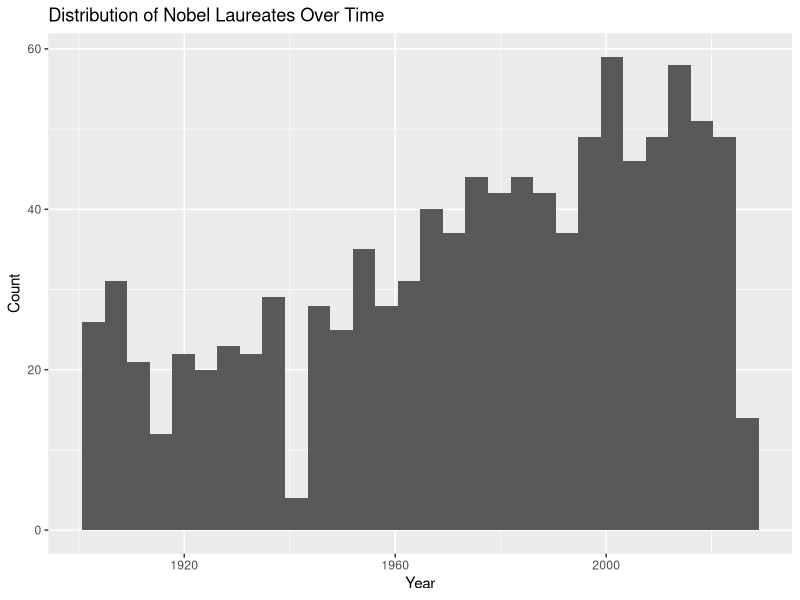
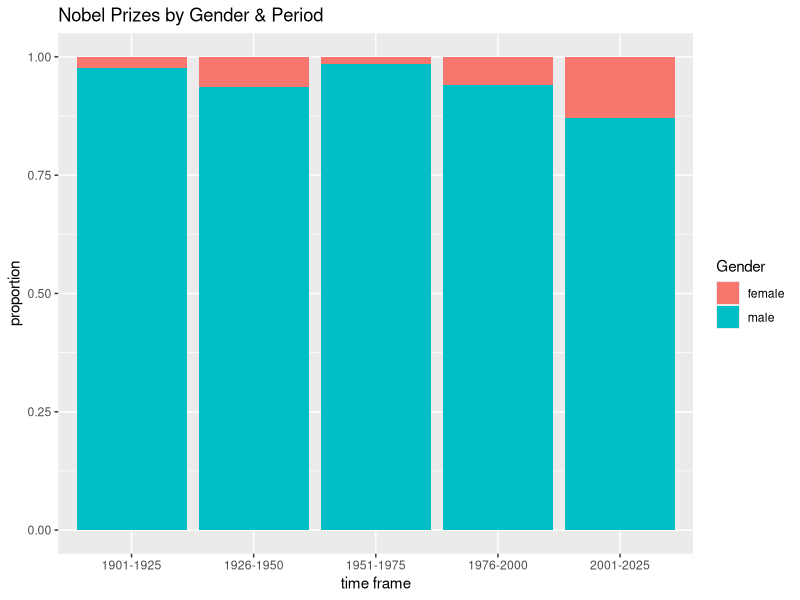
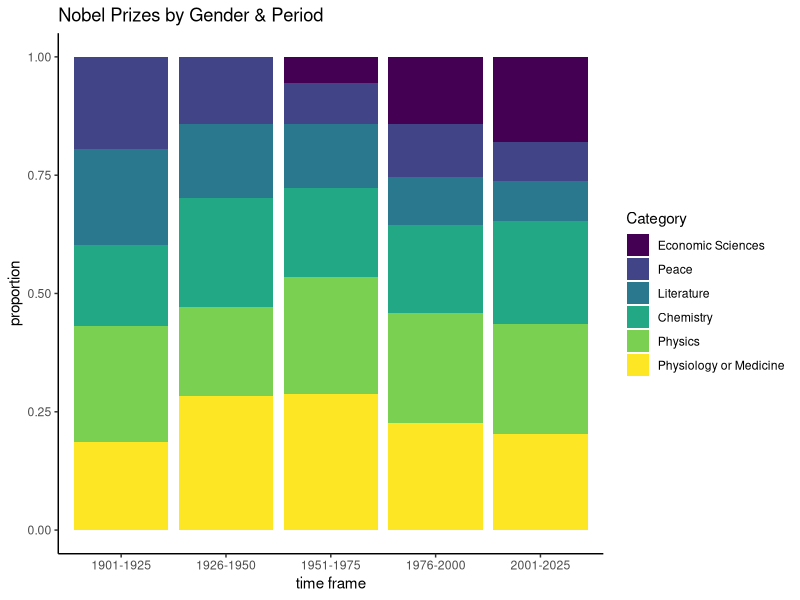

The R script that drew these images, in order: (Note: this script raises an error after producing the figures.)
## ---- chunk 1
knitr::opts_chunk$set(echo = TRUE)
library(tidyverse)
library(ggplot2)
## ---- chunk 2
library(tidyverse)

Nobel <- read_csv("Nobel_final_Data.csv")

ggplot(Nobel, aes(x = Prize_year)) +
  geom_histogram() +
  labs(
    title = "Distribution of Nobel Laureates Over Time",
    x = "Year",
    y = "Count")
## ---- chunk 3
library(ggplot2)
library(dplyr)

nobel <- Nobel |>
  mutate(Cent = case_when(
    Prize_year >= 1901 & Prize_year <= 1925 ~ "1901-1925",
    Prize_year >= 1926 & Prize_year <= 1950 ~ "1926-1950",
    Prize_year >= 1951 & Prize_year <= 1975 ~ "1951-1975",
    Prize_year >= 1976 & Prize_year <= 2000 ~ "1976-2000",
    Prize_year >= 2001 & Prize_year <= 2025 ~ "2001-2025"
  )) |>
  drop_na(Gender)

ggplot(nobel, aes(x = Cent, fill = Gender)) +
  geom_bar(position = "fill") +
  labs(title = "Nobel Prizes by Gender & Period", x = "time frame", y = "proportion")
## ---- chunk 4
library(ggplot2)
library(dplyr)

nobel <- nobel |>
  mutate(Category = fct_rev(fct_infreq(Category)))

ggplot(nobel, aes(x = Cent, fill = Category)) +
  geom_bar(position = "fill") +
  labs(title = "Nobel Prizes by Gender & Period", x = "time frame", y = "proportion") +
  theme_classic() +
  scale_fill_viridis_d()
## ---- chunk 5
inputPanel(
  selectInput("n_breaks2", label = "Number of bins:",
              choices = c(5, 10, 15, 20, 25, 30), selected = 15),
  
  sliderInput("bw_adjust2", label = "Bandwidth adjustment:",
              min = 0.1, max = 3, value = 1.2, step = 0.1)
)
## ---- chunk 6
renderPlot({
  ggplot(nobel, aes(x = Age)) +
    geom_histogram(aes(y = after_stat(density)), 
                   bins = as.numeric(input$n_breaks2),
                   fill = "white", colour = "black") +
    geom_density(adjust = input$bw_adjust2, colour = "blue") +
    labs(x = "Age", title = "Age distribution")
})
